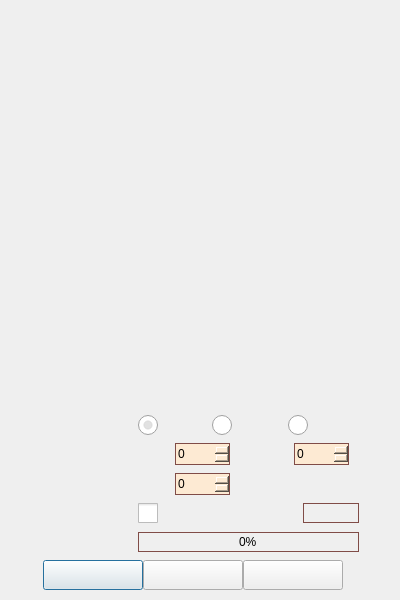
<?xml version="1.0" encoding="UTF-8"?>
<ui version="4.0">
 <class>LockSimpleOppositeClass</class>
 <widget class="QDialog" name="LockSimpleOppositeClass">
  <property name="geometry">
   <rect>
    <x>0</x>
    <y>0</y>
    <width>400</width>
    <height>600</height>
   </rect>
  </property>
  <property name="contextMenuPolicy">
   <enum>Qt::NoContextMenu</enum>
  </property>
  <property name="windowTitle">
   <string>取反加密</string>
  </property>
  <property name="windowIcon">
   <iconset resource="Lock.qrc">
    <normaloff>:/icon/mainicon/picture_lock/icon/icon_main_mainwindow.png</normaloff>:/icon/mainicon/picture_lock/icon/icon_main_mainwindow.png</iconset>
  </property>
  <property name="windowOpacity">
   <double>5.000000000000000</double>
  </property>
  <widget class="QLabel" name="label_chara_1">
   <property name="geometry">
    <rect>
     <x>0</x>
     <y>0</y>
     <width>400</width>
     <height>400</height>
    </rect>
   </property>
   <property name="text">
    <string/>
   </property>
  </widget>
  <widget class="QLabel" name="label_chara_2">
   <property name="geometry">
    <rect>
     <x>0</x>
     <y>0</y>
     <width>400</width>
     <height>400</height>
    </rect>
   </property>
   <property name="text">
    <string/>
   </property>
  </widget>
  <widget class="QLabel" name="label_margin">
   <property name="geometry">
    <rect>
     <x>0</x>
     <y>0</y>
     <width>400</width>
     <height>600</height>
    </rect>
   </property>
   <property name="text">
    <string/>
   </property>
   <property name="pixmap">
    <pixmap>picture_lock/lock_margin/margin.png</pixmap>
   </property>
  </widget>
  <widget class="QPushButton" name="pushButton_1">
   <property name="geometry">
    <rect>
     <x>43</x>
     <y>560</y>
     <width>100</width>
     <height>30</height>
    </rect>
   </property>
   <property name="styleSheet">
    <string notr="true">border-image: url(:/icon/mainicon/picture_lock/icon/lock_button_normal_1.png);
border-image: url(:/icon/mainicon/picture_lock/icon/lock_button_pressed_1.png);</string>
   </property>
   <property name="text">
    <string/>
   </property>
  </widget>
  <widget class="QPushButton" name="pushButton_2">
   <property name="geometry">
    <rect>
     <x>143</x>
     <y>560</y>
     <width>100</width>
     <height>30</height>
    </rect>
   </property>
   <property name="styleSheet">
    <string notr="true">border-image: url(:/icon/mainicon/picture_lock/icon/lock_button_normal_2.png);
border-image: url(:/icon/mainicon/picture_lock/icon/lock_button_pressed_2.png);</string>
   </property>
   <property name="text">
    <string/>
   </property>
  </widget>
  <widget class="QPushButton" name="pushButton_3">
   <property name="geometry">
    <rect>
     <x>243</x>
     <y>560</y>
     <width>100</width>
     <height>30</height>
    </rect>
   </property>
   <property name="styleSheet">
    <string notr="true">border-image: url(:/icon/mainicon/picture_lock/icon/lock_button_normal_3.png);
border-image: url(:/icon/mainicon/picture_lock/icon/lock_button_pressed_3.png);</string>
   </property>
   <property name="text">
    <string/>
   </property>
  </widget>
  <widget class="QLabel" name="label_background">
   <property name="geometry">
    <rect>
     <x>0</x>
     <y>0</y>
     <width>400</width>
     <height>600</height>
    </rect>
   </property>
   <property name="frameShape">
    <enum>QFrame::NoFrame</enum>
   </property>
   <property name="text">
    <string/>
   </property>
   <property name="pixmap">
    <pixmap>picture_lock/lock_simple_background/background_1.png</pixmap>
   </property>
  </widget>
  <widget class="QSpinBox" name="spinBox_1">
   <property name="geometry">
    <rect>
     <x>175</x>
     <y>443</y>
     <width>55</width>
     <height>22</height>
    </rect>
   </property>
   <property name="contextMenuPolicy">
    <enum>Qt::NoContextMenu</enum>
   </property>
   <property name="styleSheet">
    <string notr="true">/*按钮未按下*/
QSpinBox::up-button
{
    image: url(:/picture_lock/spinbox/picture_lock/spinbox_style/up_button.png);     
    background: #FDEAD3;
}
QSpinBox::down-button
{
    image: url(:/picture_lock/spinbox/picture_lock/spinbox_style/down_button.png); 
    background: #FDEAD3;
}
/*按钮按下*/
QSpinBox::up-button:pressed
{
    image: url(:/picture_lock/spinbox/picture_lock/spinbox_style/up_button.png);   
    background: #FDEAD3;     
}
QSpinBox::down-button:pressed
{
    image: url(:/picture_lock/spinbox/picture_lock/spinbox_style/down_button.png); 
    background: #FDEAD3;
}
/*总体设置*/
QSpinBox
{
    border: 1px solid #804C47;
    background: #FDEAD3;
}</string>
   </property>
   <property name="maximum">
    <number>1048576</number>
   </property>
   <property name="value">
    <number>0</number>
   </property>
  </widget>
  <widget class="QSpinBox" name="spinBox_2">
   <property name="geometry">
    <rect>
     <x>294</x>
     <y>443</y>
     <width>55</width>
     <height>22</height>
    </rect>
   </property>
   <property name="contextMenuPolicy">
    <enum>Qt::NoContextMenu</enum>
   </property>
   <property name="styleSheet">
    <string notr="true">/*按钮未按下*/
QSpinBox::up-button
{
    image: url(:/picture_lock/spinbox/picture_lock/spinbox_style/up_button.png);     
    background: #FDEAD3;
}
QSpinBox::down-button
{
    image: url(:/picture_lock/spinbox/picture_lock/spinbox_style/down_button.png); 
    background: #FDEAD3;
}
/*按钮按下*/
QSpinBox::up-button:pressed
{
    image: url(:/picture_lock/spinbox/picture_lock/spinbox_style/up_button.png);   
    background: #FDEAD3;     
}
QSpinBox::down-button:pressed
{
    image: url(:/picture_lock/spinbox/picture_lock/spinbox_style/down_button.png); 
    background: #FDEAD3;
}
/*总体设置*/
QSpinBox
{
    border: 1px solid #804C47;
    background: #FDEAD3;
}</string>
   </property>
   <property name="maximum">
    <number>1048576</number>
   </property>
   <property name="value">
    <number>0</number>
   </property>
  </widget>
  <widget class="QSpinBox" name="spinBox_3">
   <property name="geometry">
    <rect>
     <x>175</x>
     <y>473</y>
     <width>55</width>
     <height>22</height>
    </rect>
   </property>
   <property name="contextMenuPolicy">
    <enum>Qt::NoContextMenu</enum>
   </property>
   <property name="styleSheet">
    <string notr="true">/*按钮未按下*/
QSpinBox::up-button
{
    image: url(:/picture_lock/spinbox/picture_lock/spinbox_style/up_button.png);     
    background: #FDEAD3;
}
QSpinBox::down-button
{
    image: url(:/picture_lock/spinbox/picture_lock/spinbox_style/down_button.png); 
    background: #FDEAD3;
}
/*按钮按下*/
QSpinBox::up-button:pressed
{
    image: url(:/picture_lock/spinbox/picture_lock/spinbox_style/up_button.png);   
    background: #FDEAD3;     
}
QSpinBox::down-button:pressed
{
    image: url(:/picture_lock/spinbox/picture_lock/spinbox_style/down_button.png); 
    background: #FDEAD3;
}
/*总体设置*/
QSpinBox
{
    border: 1px solid #804C47;
    background: #FDEAD3;
}</string>
   </property>
   <property name="minimum">
    <number>0</number>
   </property>
   <property name="maximum">
    <number>1048576</number>
   </property>
   <property name="value">
    <number>0</number>
   </property>
  </widget>
  <widget class="QRadioButton" name="radioButton_1">
   <property name="geometry">
    <rect>
     <x>138</x>
     <y>415</y>
     <width>20</width>
     <height>20</height>
    </rect>
   </property>
   <property name="styleSheet">
    <string notr="true">QRadioButton{spacing: 5px;color: white;}
QRadioButton::indicator {width: 20px;height: 20px;}
QRadioButton::indicator:enabled:unchecked {image: url(:/picture_lock/checkbox/picture_lock/checkbox_style/checkbox_off.png);}
QRadioButton::indicator:enabled:unchecked:hover  {image: url(:/picture_lock/checkbox/picture_lock/checkbox_style/checkbox_off.png);}
QRadioButton::indicator:enabled:unchecked:pressed {image: url(:/picture_lock/checkbox/picture_lock/checkbox_style/checkbox_off.png);}
QRadioButton::indicator:enabled:checked {image: url(:/picture_lock/checkbox/picture_lock/checkbox_style/checkbox_on.png);}
QRadioButton::indicator:enabled:checked:hover {image: url(:/picture_lock/checkbox/picture_lock/checkbox_style/checkbox_on.png);}
QRadioButton::indicator:enabled:checked:pressed {image: url(:/picture_lock/checkbox/picture_lock/checkbox_style/checkbox_on.png);}</string>
   </property>
   <property name="text">
    <string/>
   </property>
   <property name="checked">
    <bool>true</bool>
   </property>
  </widget>
  <widget class="QRadioButton" name="radioButton_2">
   <property name="geometry">
    <rect>
     <x>212</x>
     <y>415</y>
     <width>20</width>
     <height>20</height>
    </rect>
   </property>
   <property name="styleSheet">
    <string notr="true">QRadioButton{spacing: 5px;color: white;}
QRadioButton::indicator {width: 20px;height: 20px;}
QRadioButton::indicator:enabled:unchecked {image: url(:/picture_lock/checkbox/picture_lock/checkbox_style/checkbox_off.png);}
QRadioButton::indicator:enabled:unchecked:hover  {image: url(:/picture_lock/checkbox/picture_lock/checkbox_style/checkbox_off.png);}
QRadioButton::indicator:enabled:unchecked:pressed {image: url(:/picture_lock/checkbox/picture_lock/checkbox_style/checkbox_off.png);}
QRadioButton::indicator:enabled:checked {image: url(:/picture_lock/checkbox/picture_lock/checkbox_style/checkbox_on.png);}
QRadioButton::indicator:enabled:checked:hover {image: url(:/picture_lock/checkbox/picture_lock/checkbox_style/checkbox_on.png);}
QRadioButton::indicator:enabled:checked:pressed {image: url(:/picture_lock/checkbox/picture_lock/checkbox_style/checkbox_on.png);}</string>
   </property>
   <property name="text">
    <string/>
   </property>
  </widget>
  <widget class="QRadioButton" name="radioButton_3">
   <property name="geometry">
    <rect>
     <x>288</x>
     <y>415</y>
     <width>20</width>
     <height>20</height>
    </rect>
   </property>
   <property name="styleSheet">
    <string notr="true">QRadioButton{spacing: 5px;color: white;}
QRadioButton::indicator {width: 20px;height: 20px;}
QRadioButton::indicator:enabled:unchecked {image: url(:/picture_lock/checkbox/picture_lock/checkbox_style/checkbox_off.png);}
QRadioButton::indicator:enabled:unchecked:hover  {image: url(:/picture_lock/checkbox/picture_lock/checkbox_style/checkbox_off.png);}
QRadioButton::indicator:enabled:unchecked:pressed {image: url(:/picture_lock/checkbox/picture_lock/checkbox_style/checkbox_off.png);}
QRadioButton::indicator:enabled:checked {image: url(:/picture_lock/checkbox/picture_lock/checkbox_style/checkbox_on.png);}
QRadioButton::indicator:enabled:checked:hover {image: url(:/picture_lock/checkbox/picture_lock/checkbox_style/checkbox_on.png);}
QRadioButton::indicator:enabled:checked:pressed {image: url(:/picture_lock/checkbox/picture_lock/checkbox_style/checkbox_on.png);}</string>
   </property>
   <property name="text">
    <string/>
   </property>
  </widget>
  <widget class="QCheckBox" name="checkBox">
   <property name="geometry">
    <rect>
     <x>138</x>
     <y>503</y>
     <width>20</width>
     <height>20</height>
    </rect>
   </property>
   <property name="styleSheet">
    <string notr="true">QCheckBox{spacing: 5px;color: white;}
QCheckBox::indicator {width: 20px;height: 20px;}
QCheckBox::indicator:enabled:unchecked {image: url(:/picture_lock/checkbox/picture_lock/checkbox_style/checkbox_off.png);}
QCheckBox::indicator:enabled:unchecked:hover  {image: url(:/picture_lock/checkbox/picture_lock/checkbox_style/checkbox_off.png);}
QCheckBox::indicator:enabled:unchecked:pressed {image: url(:/picture_lock/checkbox/picture_lock/checkbox_style/checkbox_off.png);}
QCheckBox::indicator:enabled:checked {image: url(:/picture_lock/checkbox/picture_lock/checkbox_style/checkbox_on.png);}
QCheckBox::indicator:enabled:checked:hover {image: url(:/picture_lock/checkbox/picture_lock/checkbox_style/checkbox_on.png);}
QCheckBox::indicator:enabled:checked:pressed {image: url(:/picture_lock/checkbox/picture_lock/checkbox_style/checkbox_on.png);}</string>
   </property>
   <property name="text">
    <string/>
   </property>
  </widget>
  <widget class="QLineEdit" name="lineEdit">
   <property name="geometry">
    <rect>
     <x>303</x>
     <y>503</y>
     <width>56</width>
     <height>20</height>
    </rect>
   </property>
   <property name="contextMenuPolicy">
    <enum>Qt::NoContextMenu</enum>
   </property>
   <property name="styleSheet">
    <string notr="true">QLineEdit
{
    background: rgb(255,255,255,0);
    border:1px solid rgb(128,76,71);
}</string>
   </property>
   <property name="inputMethodHints">
    <set>Qt::ImhNone</set>
   </property>
   <property name="maxLength">
    <number>8</number>
   </property>
  </widget>
  <widget class="QProgressBar" name="progressBar">
   <property name="geometry">
    <rect>
     <x>138</x>
     <y>532</y>
     <width>221</width>
     <height>20</height>
    </rect>
   </property>
   <property name="contextMenuPolicy">
    <enum>Qt::NoContextMenu</enum>
   </property>
   <property name="styleSheet">
    <string notr="true">QProgressBar
{
   border: 1px solid #804C47;
   background-color: #00FFFFFF;
   text-align: center;
}
 
QProgressBar::chunk
{
   background-color: #804C47;
}</string>
   </property>
   <property name="minimum">
    <number>0</number>
   </property>
   <property name="maximum">
    <number>100</number>
   </property>
   <property name="value">
    <number>0</number>
   </property>
  </widget>
  <zorder>label_background</zorder>
  <zorder>label_chara_2</zorder>
  <zorder>label_chara_1</zorder>
  <zorder>label_margin</zorder>
  <zorder>radioButton_1</zorder>
  <zorder>radioButton_3</zorder>
  <zorder>radioButton_2</zorder>
  <zorder>checkBox</zorder>
  <zorder>lineEdit</zorder>
  <zorder>progressBar</zorder>
  <zorder>pushButton_1</zorder>
  <zorder>pushButton_2</zorder>
  <zorder>pushButton_3</zorder>
  <zorder>spinBox_1</zorder>
  <zorder>spinBox_2</zorder>
  <zorder>spinBox_3</zorder>
 </widget>
 <resources>
  <include location="Lock.qrc"/>
 </resources>
 <connections/>
</ui>
